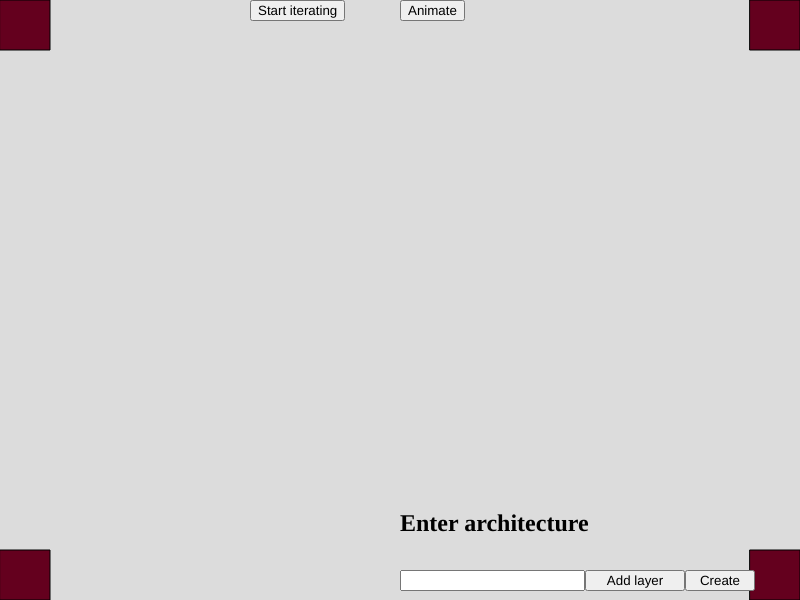
Frame 1 (no input)
Frame 60 (no input): identical to frame 1, image omitted
Frame 120 (the mouse pressed at the canvas centre since frame 60): identical to frame 1, image omitted

The p5.js sketch that drew this single still picture (run headless with seeded random() and noise() and a simulated clock; from frame 60 on, the mouse is pressed at the canvas centre):

// p5.js sketch
// ── sketch.js
// no protect
let arch = [];
let real_arch = [];

let input, button, button2, animate_button, iterate_button, texto;

let animate = false, method = "forward";
let layer = 0, maxEpoch = 10000, tol = 1e-3, step_size = 1000, step_size_evol = 100;
let input_file = "simpledata";
let values = [];

let nn, iteration = [], start_it = false;


function setup() {
  createCanvas(800, 600);
  
  input = createInput();
  input.position(width / 2, height - 30);

  button = createButton('Add layer');
  button.position(input.x + input.width, input.y);
  button.size(100, input.height);
  button.mousePressed(add_layer);

  button2 = createButton('Create');
  button2.position(button.x + button.width, button.y);
  button2.size(70, input.height);
  button2.mousePressed(create_nn);

  texto = createElement('h2', 'Enter architecture');
  texto.position(input.x, input.y - 80);
  texto.size(400, 50);

  textAlign(CENTER);
  textSize(50);

  animate_button = createButton('Animate');
  animate_button.position(width / 2, 0);
  animate_button.mousePressed(next_animation);
  
  iterate_button = createButton('Start iterating');
  iterate_button.position(width / 2 - 150, 0);
  iterate_button.mousePressed(start_iteration);
  
}

function keyPressed(){
  if (keyCode == RETURN){
    add_layer();
  }
}


function draw() {
  background(220);

  // Mark corners
  corners();

  // Draw NN
  draw_nn(real_arch);

  // Display animations
  display_anim();
  
  // Increase iterations if needed
  if (start_it) {
    let n = iteration.length;
    for (let i = 0; i < n; i++) {
      iteration[i] = iteration[i] + step_size_evol;
      if (iteration[i] >= maxEpoch) iteration[i] = maxEpoch-1; 
    }
  }
  
}
// ── animate_text.js
//
//
//         UTILITY FUNCTIONS
//
//

// Returns the points between two given
// time is the number of frames the animation will need
function trajectory(begin, end, time = 100) {
  //begin = createVector(begin[0], begin[1]);
  //end = createVector(end[0], end[1]);

  let tr = [];
  tr.push(begin);

  let dir = p5.Vector.sub(end, begin);
  dir.mult(1 / time);
  for (let i = 0; i < time; i++) {
    let next = p5.Vector.add(begin, dir);
    tr.push(next);
    begin = next;
  }
  return tr;
}

// Sort values by the y coordinate
function sort_by_y(a, b) {
  return a.y < b.y;
}

//
//
//        MAIN FUNCTION
//
//

function display_anim() {

  let total_layers = values.length;
  for (let i = 0; i < total_layers; i++) {
    for (let j = 0; j < values[i].length; j++) {
      values[i][j].show();
    }
  }
  if (animate == true) {
    if (method == "forward") forward(total_layers);
    else backward();
  }

}

// Forward pass
function forward(total_layers) {
  // do current animation
  let finished = true;
  for (let i = 0; i < total_layers; i++) {
    for (let j = 0; j < values[i].length; j++) {
      // Animation ends if all objects have finished
      finished = values[i][j].move() && finished;
    }
  }

  if (finished) {
    // end animation
    animate = false;

    // Clean the neurons, leaving just one value on each one
    values[layer].sort(sort_by_y);
    let valor = nn[str(iteration[0])].forward[str(layer)][0].toExponential(2);
    values[layer][0].text = valor;
    let curr_neuron = 1;
    let aux = [values[layer][0]];
    for (let i = 1; i < values[layer].length; i++) {
      if (abs(values[layer][i].y - values[layer][i - 1].y) > 1) {
        // Change text of value
        let valor = nn[str(iteration[0])].forward[str(layer)][curr_neuron].toExponential(2);
        curr_neuron++;
        values[layer][i].text = valor;
        aux.push(values[layer][i]);
      }
    }
    values[layer] = aux;

    // Create more object to animate if needed
    for (let i = 0; i < values[layer].length; i++) {
      for (let j = 0; j < real_arch[layer + 1]; j++) {
        // Duplicate the current value
        let new_val = new value();
        new_val.x = values[layer][i].x;
        new_val.y = values[layer][i].y;
        new_val.color = values[layer][i].color;
        new_val.text = values[layer][i].text;
        new_val.set_traj(layer, i + 1, j + 1, real_arch);
        new_val.text_size = values[layer][i].text_size;
        values[layer + 1].push(new_val);

      }
    }

    // Remove old objects, except for output layer
    if (layer < real_arch.length - 1) values[layer] = [];

    // set identifier of next animation
    layer++;
  }
}

// Backward pass
function backward() {
  if (layer == 1) {
    init_input();
    method = "forward";
  } else {
    layer--;
    iteration[layer-1] = iteration[layer-1] + step_size;
    if (iteration[layer-1] >= maxEpoch) iteration[layer-1] = maxEpoch-1;
  }
  animate = false;
}


//
//
//        OBJECT TO ANIMATE
//
//

class value {

  constructor(text, x, y, color, size) {
    this.text = text;
    this.x = x;
    this.y = y;
    this.color = color;
    this.trajectory = [];
    this.time = 0;
    this.text_size = size;
  }

  // Returns a boolean stating if finished
  move() {
    if (this.time < this.trajectory.length) {

      this.x = this.trajectory[this.time].x;
      this.y = this.trajectory[this.time].y;
      this.time++;

      return false;

    }

    return true;

  }

  // Compute trajectory based on current neuron(layer, i) and next neuron(layer+1, j)
  set_traj(layer, i, j, arch) {

    this.time = 0;

    let begin = neuron_pos(layer, i, arch);
    let end = neuron_pos(layer + 1, j, arch);
    this.trajectory = trajectory(begin, end);

  }


  show() {

    fill(this.color[0], this.color[1], this.color[2]);
    stroke(this.color[0], this.color[1], this.color[2]);
    text(this.text, this.x, this.y);
    textSize(this.text_size);

  }
}
// ── button_functions.js
// Adds a layer to the architecture, input and output are included as layers
function add_layer() {
  if (arch.length == 0) {
    values = [];
  }

  arch.push(parseInt(input.value(), 10));
  input.value('');
  //values.push([]);
  iteration.push(0);
}

// Adds input values to input neurons
function init_input(){
  // Restart all values
  values = [];
  for (let i = 0; i < real_arch.length; i++) values.push([]);
  
  for (let i = 0; i < real_arch[0]; i++) {
    for (let j = 0; j < real_arch[1]; j++) {
      let pos = neuron_pos(0, i + 1, real_arch);
      // Set name to its real value
      let valor = parseFloat(nn[str(iteration[0])].forward["0"][i]).toExponential(2);
      let new_val = new value(str(valor), pos.x, pos.y, [3, 45, 100], 10); 
      // To be done
      new_val.set_traj(0, i + 1, j + 1, real_arch);
      values[1].push(new_val);
    }
  }
  
  // Reset animation
  layer = 1;
}

// Activates the drawing of the NN and adds as many animating objects as input neurons
function create_nn() {

  // Generate training data
  $.ajax({
    url: "/compute_json/",
    type: "POST",
    data: JSON.stringify({filename: input_file, arch: arch, maxEpoch: maxEpoch, tol: tol}),
    contentType: "application/json; charset=utf-8",
    success: function(result) {
      // Activate drawing
      real_arch = arch;
      arch = [];
      nn = result;
      init_input();
    },
    error: function(error){
      console:log('Error ${error}');
    }
  });
}

// Starts animation
function next_animation() {
  // Check wether there is an available animation
  animate = true;
  if (layer >= (real_arch.length)){
    method = "backward";
  }
}

// Starts iterations
function start_iteration() {
  if (start_it) {
    iterate_button.html("Continue iterating");
    start_it = false;
  } else {
    iterate_button.html("Stop iterating");
    start_it = true;
  }
}

// ── drawing_nn.js
// Draws 4 squares at the corners
function corners(){
  fill(100,0,30);
  rect(0,0, 50, 50);
  
  fill(100,0,30);
  rect(750,0, 50, 50);
  
  fill(100,0,30);
  rect(0,550, 50, 50);
  
  fill(100,0,30);
  rect(750,550, 50, 50);
}

// Return the x and y of a neuron
// layer is 0-based, i is 1-based
function neuron_pos(layer, i, arch) {
  let n = arch.length;
  let hor_dist = width / (n+1);
  let x = (layer+1) * hor_dist;
  
  let num_neuron = arch[layer];
  let ver_dist = height / (num_neuron+1);
  let y = i * ver_dist;
  
  return createVector(x, y);
}


// Draws the architecture given of a neural network
function draw_nn(arch){
  let n = arch.length;
  let rad = 25;
  
  // Draw neurons
  let hor_dist = width / (n+1)
  for (let i = 0; i < n; i++){
    draw_layer(arch[i], (i+1) * hor_dist, 2*rad); 
  }
  
  // Draw weights
  for (let i = 0; i < n-1; i++){
    draw_connections(i, i+1, arch[i], arch[i+1], hor_dist, rad, arch); 
  }
}


// Draws num_neur neurons in the x_pos, equally space among the y direction
function draw_layer(num_neur, x_pos, diam) {
  let ver_dist = height / (num_neur+1);
  for (let i = 1; i <= num_neur; i++) {
    fill(255, 255, 255);
    stroke(0);
    circle(x_pos, ver_dist * i, diam);
  }
}

// Draw arrows between layer i and j with ni and nj number of neurons
function draw_connections(i, j, ni, nj, hor_dist, rad, arch) {
  for (let ii = 1; ii <= ni; ii++) {
    for (let jj = 1; jj <= nj; jj++) {
      
      let begin = neuron_pos(i, ii, arch);
      let end = neuron_pos(j, jj, arch);
      
      let r = p5.Vector.sub(end, begin);
      r.mult(rad / r.mag());
      
      begin.add(r);
      r.mult(1.2);
      end.sub(r);
      
      // Obtain color from real weights
      let curr_layer = nn[str(iteration[i])].weights[str(i)];
      let neuron_from = ii-1;
      let neuron_to = jj-1;
      let alpha = curr_layer[neuron_to][neuron_from];
      let scale = 200;
      draw_arrow(begin, end, alpha * scale);
    }
  }
}

// Draws an arrow with begin and end as the ending points of the arrow
function draw_arrow(begin, end, alpha){
  //begin = createVector(begin[0], begin[1]);
  //end = createVector(end[0], end[1]);
  if (alpha < 0) {
    stroke(255, 0, 0, -alpha);
    fill(255, 0, 0, -alpha);
  } else {
    stroke(0, 0, 255, alpha);
    fill(0, 0, 255, alpha);
  }
  line(begin.x, begin.y, end.x, end.y);
  let v = p5.Vector.sub(end, begin);
  v.mult(3 / v.mag());
  let a1 = p5.Vector.add(end, v);
  v.rotate(2 * PI / 3);
  let a2 = p5.Vector.add(end, v);
  v.rotate(2 * PI / 3);
  let a3 = p5.Vector.add(end, v);
  triangle(a1.x, a1.y, a2.x, a2.y, a3.x, a3.y);
}







// ── try.js
// Returns the points between two given
// time is the number of frames the animation will need
function trajectory(begin, end, time) {
  begin = createVector(begin[0], begin[1]);
  end = createVector(end[0], end[1]);
  
  let tr = [];
  tr.push(begin);
  
  let dir = p5.Vector.sub(end, begin);
  dir.mult(1/time);
  for (let i = 0; i < time; i++){
    let next = p5.Vector.add(begin, dir);
    tr.push(next);
    begin = next;
  }
  return tr;
}
